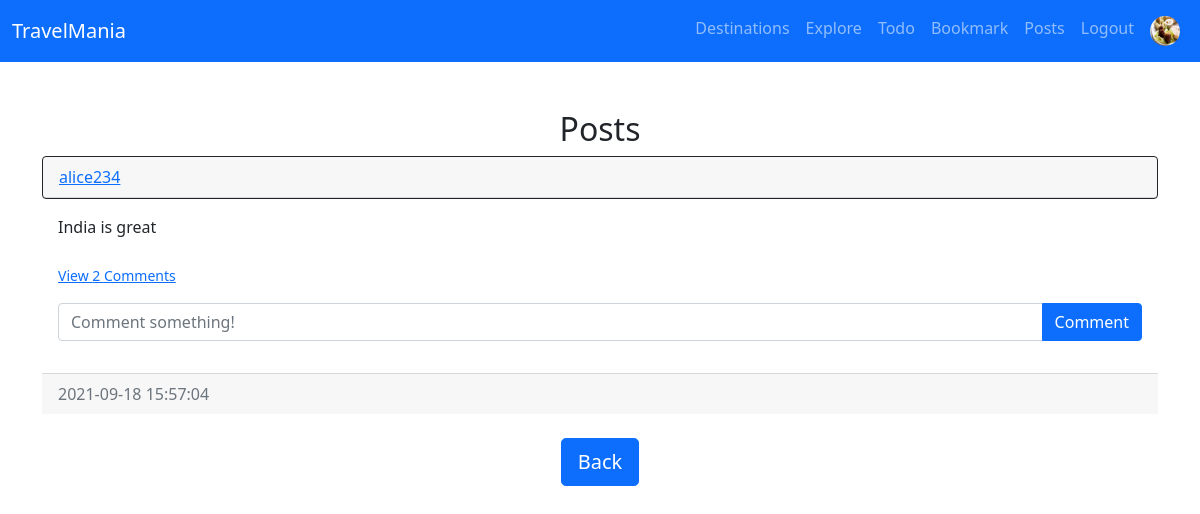
The app's page /user/country/posts/1 (signed in) with its own data.
### travel/user/models.py (models this page shows, shortened)
class User(db.Model, UserMixin):
    id = db.Column(db.Integer, primary_key=True)
    name = db.Column(db.String(30), unique=False, nullable=False)
    username = db.Column(db.String(30), unique=True, nullable=False)
    email = db.Column(db.String(120), unique=True, nullable=False)
    password = db.Column(db.String(180), unique=False, nullable=False)
    date_created = db.Column(db.DateTime(timezone=True), default=func.now())
    avatar = db.Column(db.String(20), default='avatar.png', nullable=False)
    notes = db.relationship('Note')
    bookmarks = db.relationship('Bookmark')
    posts = db.relationship('Post')
    comments = db.relationship('Comment')
    likes = db.relationship('Like', backref='user', passive_deletes=True)

class Post(db.Model):
    id = db.Column(db.Integer, primary_key=True)
    text = db.Column(db.Text, nullable=False)
    date_created = db.Column(db.DateTime(timezone=True), default=func.now())
    user_id = db.Column(db.Integer, db.ForeignKey('user.id', ondelete="CASCADE"), nullable=False)
    user = db.relationship('User', backref=db.backref('post_user',overlaps="post_user,user", lazy=True))
    country_id = db.Column(db.Integer, db.ForeignKey('country.id', ondelete="CASCADE"), nullable=False)
    country = db.relationship('Country', backref=db.backref('post_country',overlaps="country,post_country", lazy=True))
    comments = db.relationship('Comment', backref='post_comment',overlaps="comments,post_comment", passive_deletes=True)
    likes = db.relationship('Like', backref='post', passive_deletes=True)

### travel/user/views.py (the view)
@user_views.route("/country/posts/<id>")
@login_required
def country_posts(id):
    country = Country.query.filter_by(id=id).first()
    if not country:
        flash('Country does not exist!', 'error')
        return redirect(request.args.get('next') or url_for('views.getcountry', id=id))
    posts = country.posts
    return render_template("user/posts.html", user=current_user, posts=posts, id=id, username=None)

### travel/__init__.py (called while the page is built)
@login_manager.user_loader
def user_loader(user_id):
    return User.query.get(user_id)

### travel/templates/user/posts.html (shortened to what this page needs)
{% extends "user/posts_div.html" %}
{% block footer %}
  <div class="text-center">
    <a href="{{url_for('views.explore')}}"><button type="button" class="btn btn-primary btn-lg">Back</button></a>
  </div>
{% endblock %}

### travel/templates/user/posts_div.html (shortened to what this page needs)
{% extends "layout.html" %}
{% block content %}
<div class="container pt-5">
  {% if username == None %}
    <h2 class="text-center">Posts</h2>
  {% else %}
    <h2 class="text-center">{{username}}'s Posts</h2>
  {% endif %}
  {% if posts %}
  <div id="posts">
    {% for post in posts %}
    <div class="card border-dark mw-100">
      <div class="card-header justify-content-between align-items-center">
        <a href="{{url_for('user_views.posts', username=post.user.username)}}">{{post.user.username}}</a>
      </div>
    </div>
    <div class="card-body">
      <div class="card-text">{{post.text}}</div>
      <br />
      <p class="card-text">
        {% if post.comments|length > 0 %}
        <a data-bs-toggle="collapse" href="#comments-{{post.id}}" role="button">
          <small>View {{post.comments|length}} Comments</small>
        </a>
        {% else %}
        <small class="text-muted">No Comments</small>
        {% endif %}
      </p>
      <form class="input-group mb-3" method="POST" action="{{ url_for('user_views.create_comment', post_id=post.id) }}">
        <input type="text" id="text" name="text" class="form-control" placeholder="Comment something!"/>
        <button type="submit" class="btn btn-primary">Comment</button>
      </form>
    </div>
    <div class="card-footer text-muted">{{post.date_created}}</div>
    <br> {% endfor %}
  </div>
  {% else %}
  <p>No posts have been created yet!</p>
  {% endif %}
  {% block footer %}{% endblock %} {% endblock %}

### travel/templates/layout.html (shortened to what this page needs)
<!DOCTYPE html>
<html>
  <head>
    <link href="https://cdn.jsdelivr.net/npm/bootstrap@5.1.1/dist/css/bootstrap.min.css" rel="stylesheet">
    <link href="https://cdnjs.cloudflare.com/ajax/libs/font-awesome/5.14.0/css/all.min.css" rel="stylesheet" type="text/css">
    <link rel="stylesheet" type="text/css" href="{{ url_for('static',filename='css/main.css') }}">
  </head>
  <body>
    <nav class="navbar navbar-expand-lg navbar-dark bg-primary">
      <div class="container-fluid">
        <a class="navbar-brand mb-0 h1" href="{{ url_for('views.home') }}">TravelMania</a>
        <div class="collapse navbar-collapse" id="navbarSupportedContent">
          <ul class="navbar-nav ms-auto mb-2 mb-lg-0 text-center">
            <li class="nav-item"><a class="nav-link" href="{{url_for('views.destinations')}}">Destinations</a></li>
            <li class="nav-item"><a class="nav-link" href="{{url_for('views.explore')}}">Explore</a></li>
            {% if user.is_authenticated %}
            <li class="nav-item"><a class="nav-link" href="{{url_for('user_views.todo')}}" >Todo</a></li>
            <li class="nav-item"><a class="nav-link" href="{{url_for('user_views.bookmarks')}}">Bookmark</a></li>
            <li class="nav-item"><a class="nav-link" href="{{url_for('user_views.posts', username=user.username)}}">Posts</a></li>
            <li class="nav-item"><a class="nav-link" href="{{url_for('user_auth.logout')}}" >Logout</a></li>
            <li class="nav-item"><a class="nav-link" href="{{url_for('user_views.profile')}}" ><img class="rounded-circle account-icon" src="{{ url_for('static', filename='img/avatar/' + user.avatar) }}"></a></li>
            {% else %}
            <li class="nav-item"><a class="nav-link" href="{{ url_for('user_auth.login') }}">Login</a></li>
            <li class="nav-item"><a class="nav-link" href="{{ url_for('user_auth.signup') }}">Signup</a></li>
            {% endif %}
        </div>
      </div>
    </nav>
    {% block content %} {% endblock %}
  </body>
</html>

### travel/static/css/main.css (style rules this page uses)
.card { max-width: 20rem; }
.account-icon { height: 30px; width: 30px; }

### records on screen
User: avatar (picture)
Post: user.username "alice234", text "India is great", comments|length "2", date_created "2021-09-18 15:57:04"
